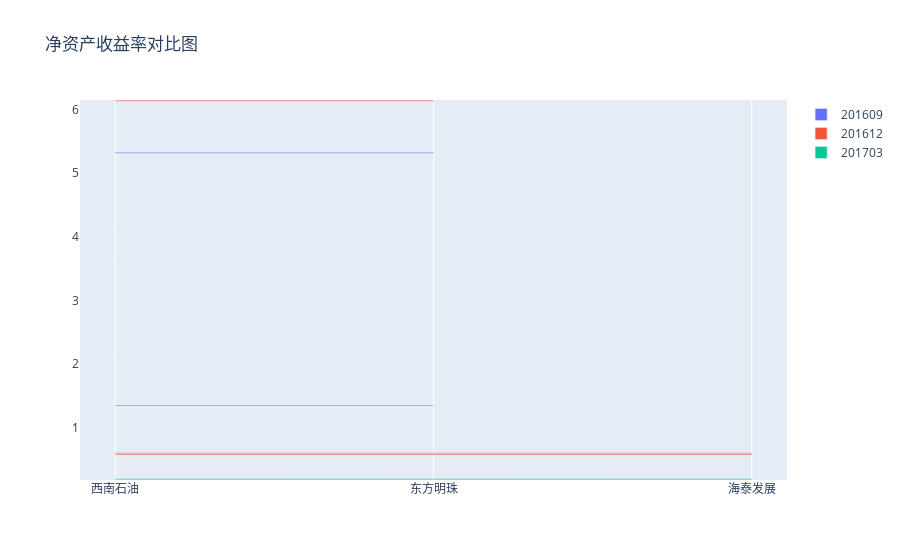

Here is the notebook cell this chart was saved with:
### Code cell
import plotly.offline as py
from plotly.graph_objs import Scatter, Layout
import plotly.graph_objs as go

py.init_notebook_mode(connected=True)
trace_1 = go.Bar(
            x = ["西南石油", "东方明珠", "海泰发展"],
            y = [4.12, 5.32, 0.60],
            name = "201609",
            orientation = 'h'
    )
trace_2 = go.Bar(
            x = ["西南石油", "东方明珠", "海泰发展"],
            y = [3.65, 6.14, 0.58],
            name = "201612",
            orientation = 'h'
    )

trace_3 = go.Bar(
            x = ["西南石油", "东方明珠", "海泰发展"],
            y = [2.15, 1.35, 0.19],
            name = "201703",
            orientation = 'h'
    )
trace = [trace_1, trace_2, trace_3]
# Layout
layout = go.Layout(
            title = '净资产收益率对比图'
    )
# Figure
figure = go.Figure(data = trace, layout = layout)
# Plot
# pyplt(figure, filename='tmp/2.html')
py.iplot(figure)

### Figure 1 — Plotly figure (JSON) as saved in the notebook; plotly's stock layout.template omitted (floating-point values rounded to 4 significant figures)
{"data": [{"name": "201609", "orientation": "h", "type": "bar", "x": ["西南石油", "东方明珠", "海泰发展"], "y": [4.12, 5.32, 0.6]}, {"name": "201612", "orientation": "h", "type": "bar", "x": ["西南石油", "东方明珠", "海泰发展"], "y": [3.65, 6.14, 0.58]}, {"name": "201703", "orientation": "h", "type": "bar", "x": ["西南石油", "东方明珠", "海泰发展"], "y": [2.15, 1.35, 0.19]}], "layout": {"title": {"text": "净资产收益率对比图"}}}
